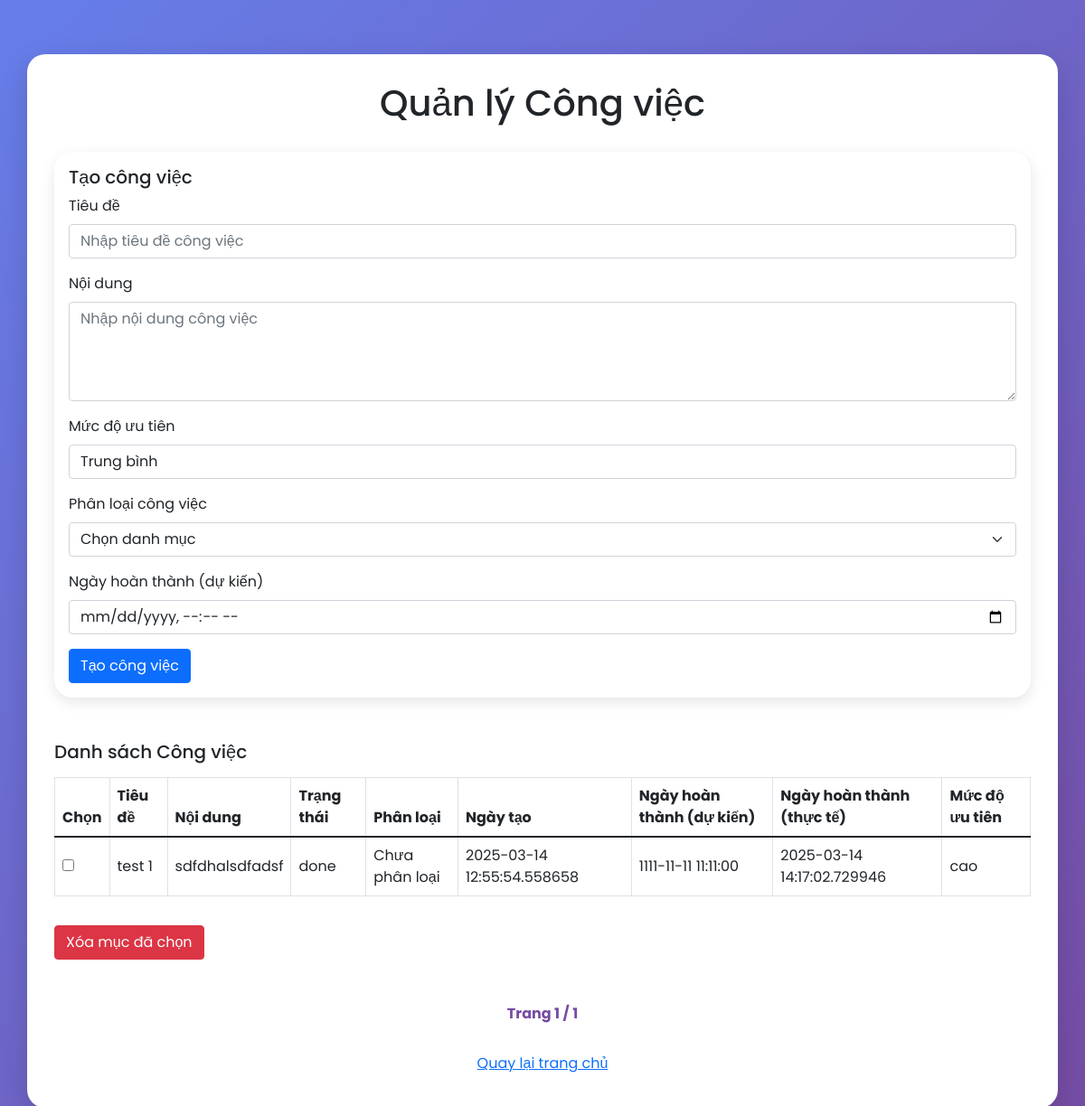
The page /tasks (signed in) on the database its author committed.
### app.py (models this page shows)
class Task(db.Model):
    id = db.Column(db.Integer, primary_key=True)
    title = db.Column(db.String(100), nullable=False)
    content = db.Column(db.Text, nullable=True)
    status = db.Column(db.String(20), default='pending')  # pending, done
    created_time = db.Column(db.DateTime, default=datetime.utcnow)
    finished_time = db.Column(db.DateTime, nullable=True)
    due_date = db.Column(db.DateTime, nullable=True)        # Ngày dự kiến hoàn thành
    priority = db.Column(db.String(20), default='trung bình') # cao, trung bình, thấp
    user_id = db.Column(db.Integer, db.ForeignKey('user.id'), nullable=False)
    category_id = db.Column(db.Integer, db.ForeignKey('category.id'), nullable=True)

### app.py (the view, shortened to what this page needs)
@app.route('/tasks', methods=['GET', 'POST'])
def tasks():
    user = current_user()
    if not user:
        flash('Bạn cần đăng nhập để quản lý công việc.')
        return redirect(url_for('login'))
    page = request.args.get('page', 1, type=int)
    pagination = Task.query.filter_by(user_id=user.id).order_by(Task.id.desc()).paginate(page=page, per_page=5)
    tasks_list = pagination.items
    categories = Category.query.all()
    return render_template('tasks.html', user=user, tasks=tasks_list, categories=categories, pagination=pagination)

### app.py (called while the page is built)
def current_user():
    if 'user_id' in session:
        return User.query.get(session['user_id'])
    return None

### Templates/tasks.html (shortened to what this page needs)
<!DOCTYPE html>
<html lang="vi">
<head>
  <link href="https://cdn.jsdelivr.net/npm/bootstrap@5.1.3/dist/css/bootstrap.min.css" rel="stylesheet">
</head>
<body>
  <div class="container">
    <h1>Quản lý Công việc</h1>
    <div class="card mb-5">
      <div class="card-body">
        <h5 class="card-title">Tạo công việc</h5>
        <form method="POST">
          <div class="mb-3">
            <label for="title" class="form-label">Tiêu đề</label>
            <input
              type="text"
              class="form-control"
              id="title"
              name="title"
              placeholder="Nhập tiêu đề công việc"
              required>
          </div>
          <div class="mb-3">
            <label for="content" class="form-label">Nội dung</label>
            <textarea
              class="form-control"
              id="content"
              name="content"
              rows="4"
              placeholder="Nhập nội dung công việc"></textarea>
          </div>
          <div class="mb-3">
            <label for="priority" class="form-label">Mức độ ưu tiên</label>
            <select class="form-control" id="priority" name="priority">
              <option value="trung bình" selected>Trung bình</option>
            </select>
          </div>
          <div class="mb-3">
            <label for="category" class="form-label">Phân loại công việc</label>
            <select class="form-select" id="category" name="category">
              <option value="" disabled selected>Chọn danh mục</option>
            </select>
          </div>
          <div class="mb-3">
            <label for="due_date" class="form-label">Ngày hoàn thành (dự kiến)</label>
            <input
              type="datetime-local"
              class="form-control"
              id="due_date"
              name="due_date"
            />
          </div>
          <button type="submit" class="btn btn-primary">Tạo công việc</button>
        </form>
      </div>
    </div>
    <h5 class="mb-3">Danh sách Công việc</h5>
    {% if tasks %}
      <form method="POST" action="{{ url_for('delete_tasks') }}">
        <div class="table-responsive">
          <table class="table table-bordered align-middle">
            <thead>
              <tr>
                <th scope="col">Chọn</th>
                <th scope="col">Tiêu đề</th>
                <th scope="col">Nội dung</th>
                <th scope="col">Trạng thái</th>
                <th scope="col">Phân loại</th>
                <th scope="col">Ngày tạo</th>
                <th scope="col">Ngày hoàn thành (dự kiến)</th>
                <th scope="col">Ngày hoàn thành (thực tế)</th>
                <th scope="col">Mức độ ưu tiên</th>
              </tr>
            </thead>
            <tbody>
              {% for t in tasks %}
              <tr>
                <td><input type="checkbox" name="task_ids" value="{{ t.id }}"></td>
                <td>{{ t.title }}</td>
                <td>{{ t.content }}</td>
                <td>{{ t.status }}</td>
                <td>
                  {% if t.category %}
                    {{ t.category.name }}
                  {% else %}
                    Chưa phân loại
                  {% endif %}
                </td>
                <td>{{ t.created_time }}</td>
                <td>
                  {% if t.due_date %}
                    {{ t.due_date }}
                  {% else %}
                    Chưa đặt
                  {% endif %}
                </td>
                <td>
                  {% if t.finished_time %}
                    {{ t.finished_time }}
                  {% else %}
                    Chưa hoàn thành
                  {% endif %}
                </td>
                <td>{{ t.priority }}</td>
              </tr>
              {% endfor %}
            </tbody>
          </table>
        </div>
        <button type="submit" class="btn btn-danger mt-3">Xóa mục đã chọn</button>
      </form>
    {% else %}
      <p class="text-muted">Chưa có công việc nào.</p>
    {% endif %}
    {% if pagination %}
    <div class="mt-5 d-flex align-items-center justify-content-center">
      <span class="mx-3 fw-bold" style="color: #764ba2;">Trang {{ pagination.page }} / {{ pagination.pages }}</span>
    </div>
    {% endif %}
    <div class="mt-4 text-center">
      <a href="{{ url_for('home') }}" class="btn btn-link">Quay lại trang chủ</a>
    </div>
  </div>
</body>
</html>

### Templates/tasks.html (style rules this page uses)
body { font-family: 'Poppins', sans-serif; background: linear-gradient(135deg, #667eea, #764ba2); margin: 0; padding: 20px; }
.container { background: #fff; border-radius: 20px; padding: 30px; box-shadow: 0 10px 30px rgba(0, 0, 0, 0.15); margin-top: 40px; margin-bottom: 40px; }
h1 { text-align: center; margin-bottom: 30px; }
.card { border: none; border-radius: 20px; box-shadow: 0 5px 15px rgba(0,0,0,0.1); }

### rows shown on the page
Task: title "test 1", content "sdfdhalsdfadsf", status "done", created_time "2025-03-14 12:55:54.558658", due_date "1111-11-11 11:11:00", finished_time "2025-03-14 14:17:02.729946", priority "cao"

### other values the page prints
{{ pagination.page }} "1"
{{ pagination.pages }} "1"
